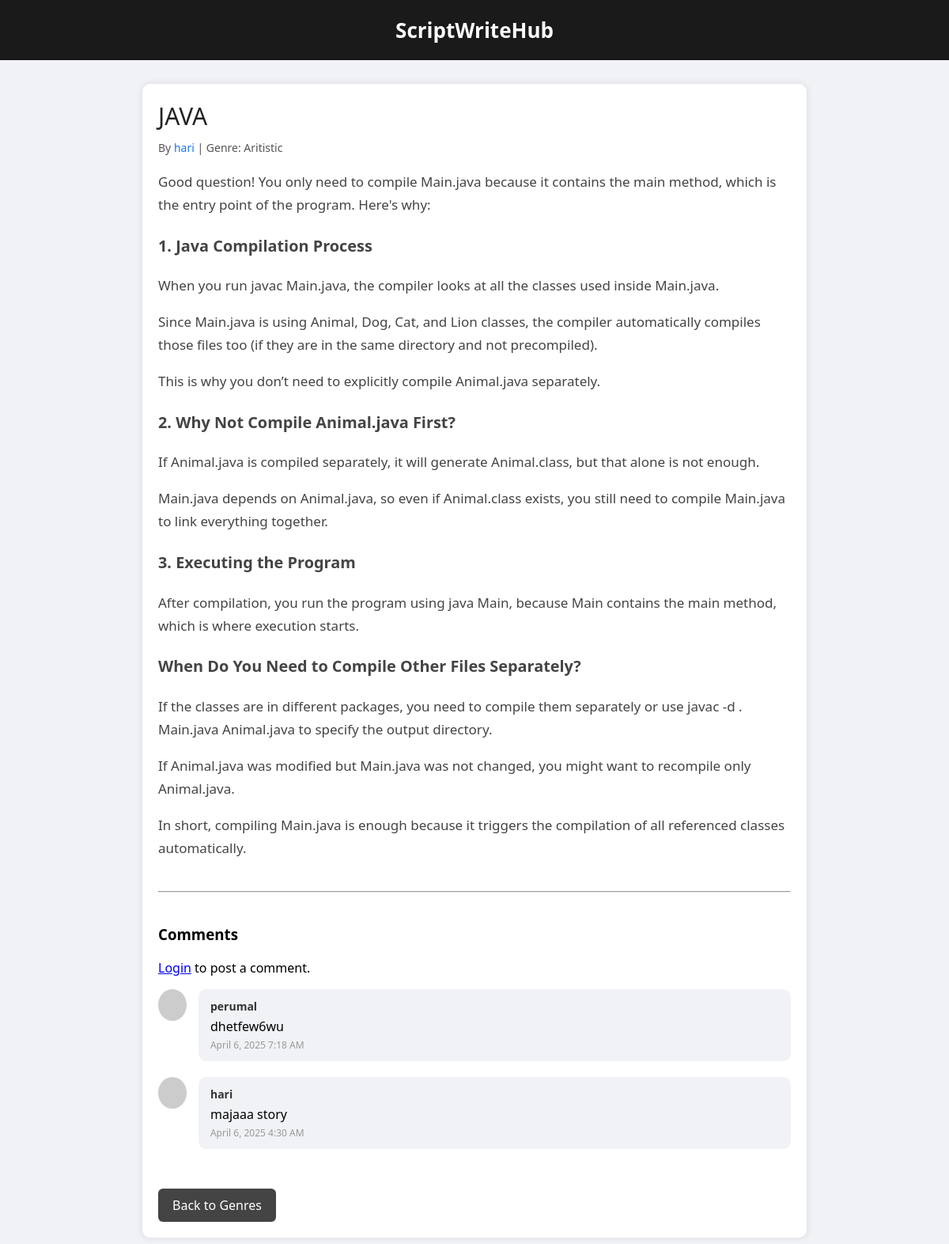
The app's page /story.php?id=26, older data.
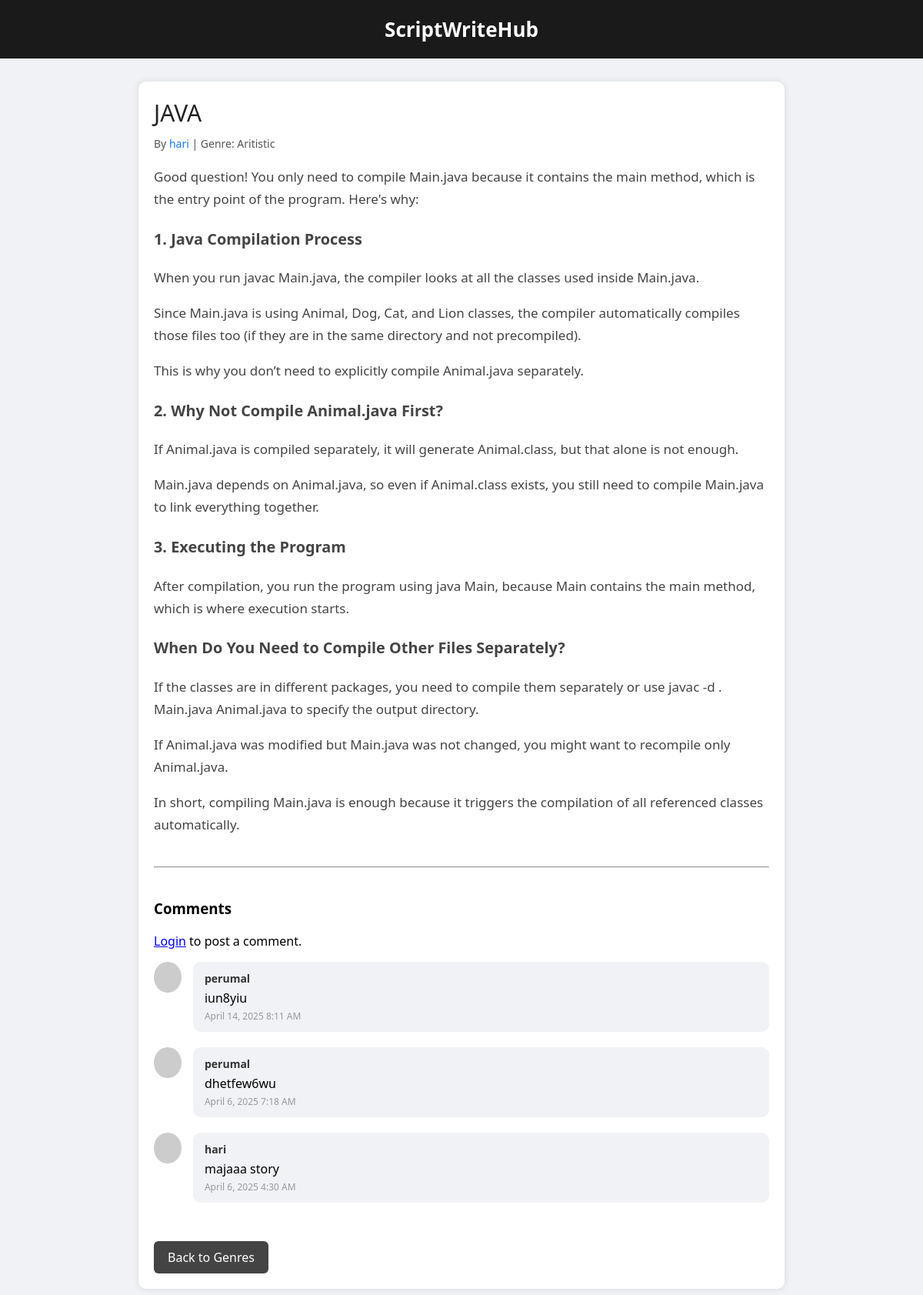
The same page, newer data.
### tables this page shows
CREATE TABLE `comments` (
  `id` int(11) NOT NULL,
  `story_id` int(11) NOT NULL,
  `user_id` int(11) NOT NULL,
  `comment` text NOT NULL,
  `created_at` timestamp NOT NULL DEFAULT current_timestamp()
);

CREATE TABLE `users` (
  `id` int(11) NOT NULL,
  `username` varchar(100) NOT NULL,
  `email` varchar(255) NOT NULL,
  `password` varchar(255) NOT NULL,
  `bio` text DEFAULT NULL,
  `profile_picture` varchar(255) DEFAULT NULL
);

### story.php (the view, shortened to what this page needs)
<?php
include("db.php");
$story_id = $_GET['id'];
$query = "SELECT stories.*, users.username FROM stories
          JOIN users ON stories.user_id = users.id
          WHERE stories.id = :story_id";
$stmt = $conn->prepare($query);
$stmt->bindParam(':story_id', $story_id);
$stmt->execute();
$story = $stmt->fetch(PDO::FETCH_ASSOC);
$comments_query = $conn->prepare("SELECT c.comment, c.created_at, u.username FROM comments c
                                  JOIN users u ON c.user_id = u.id
                                  WHERE c.story_id = :story_id ORDER BY c.created_at DESC");
$comments_query->execute([':story_id' => $story_id]);
$comments = $comments_query->fetchAll(PDO::FETCH_ASSOC);
?>
<!DOCTYPE html>
<html lang="en">
<head>
</head>
<body>
<header>ScriptWriteHub</header>
<div class="container">
    <div class="story-title"><?php echo htmlspecialchars($story['title']); ?></div>
<div class="story-meta">
    By <a href="view_profile.php?id=<?php echo $story['user_id']; ?>" style="color: #1877f2; text-decoration: none;">
        <?php echo htmlspecialchars($story['username']); ?>
    </a>
    | Genre: <?php echo htmlspecialchars($story['genre']); ?>
</div>
    <div class="story-content"><?php echo nl2br(htmlspecialchars_decode($story['content'])); ?></div>
    <hr>
    <div class="comment-section">
        <h3>Comments</h3>
        <?php if (isset($_SESSION['user_id'])): ?>
            <form class="comment-form" method="post">
                <textarea name="comment" rows="3" placeholder="Write a comment..." required></textarea>
                <button type="submit">Post Comment</button>
            </form>
        <?php else: ?>
            <p><a href="login.php">Login</a> to post a comment.</p>
        <?php endif; ?>
        <?php foreach ($comments as $comment): ?>
            <div class="comment">
                <div class="avatar"></div>
                <div class="comment-box">
                    <div class="username"><?php echo htmlspecialchars($comment['username']); ?></div>
                    <div><?php echo nl2br(htmlspecialchars($comment['comment'])); ?></div>
                    <div class="time"><?php echo date("F j, Y g:i A", strtotime($comment['created_at'])); ?></div>
                </div>
            </div>
        <?php endforeach; ?>
    </div>
    <a href="genres.php" class="back-btn">Back to Genres</a>
</div>
</body>
</html>

Row changes from the older to the newer data that the page shows:
added comments: user.username "perumal", comment "iun8yiu", created_at "April 14, 2025 8:11 AM"
